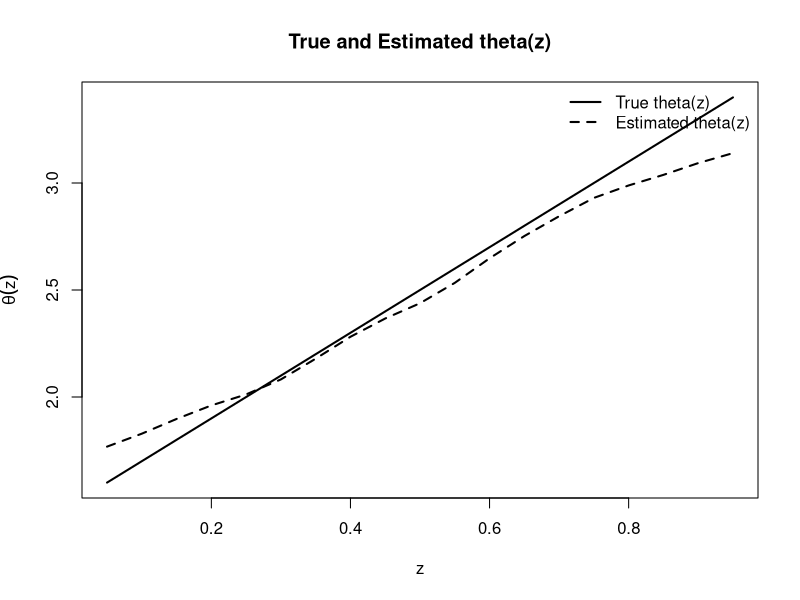
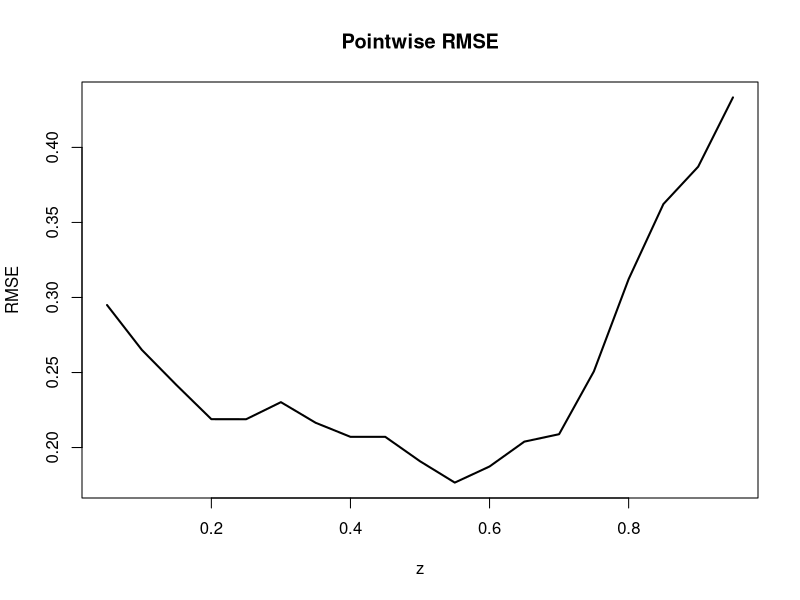
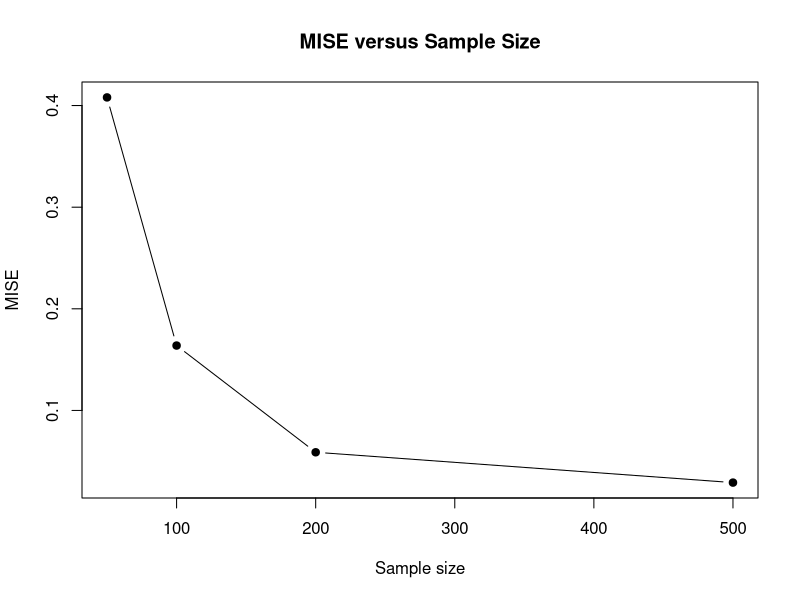

The R script that drew these images, in order:
# SIMULATION STUDY
# Nadaraya-Watson Estimation with Gaussian Kernel
# Lindley Distribution with Covariate-Dependent theta(z)
rm(list = ls())
set.seed(12345)

# 1. SIMULATION SETTINGS
# Number of Monte Carlo replications
B <- 50
# For final simulation:
# B <- 1000
# Sample sizes
sample_sizes <- c(50, 100, 200, 500)
# Evaluation grid
evaluation_grid <- seq(0.05, 0.95, by = 0.05)
# Candidate bandwidths
bandwidth_grid <- c(
  0.05, 0.075, 0.10, 0.125,
  0.15, 0.175, 0.20, 0.25, 0.30
)
# 2. TRUE THETA FUNCTIONS
theta_functions <- list(
  
  # Scenario 1: Constant
  Scenario_1 = function(z) {
    2
  },
  
  # Scenario 2: Increasing
  Scenario_2 = function(z) {
    1.5 + 2 * z
  },
  
  # Scenario 3: Decreasing
  Scenario_3 = function(z) {
    3.5 - 2 * z
  },
  
  # Scenario 4: Quadratic
  Scenario_4 = function(z) {
    1.5 + 2 * (z - 0.5)^2
  },
  
  # Scenario 5: Sinusoidal
  Scenario_5 = function(z) {
    2 + 0.75 * sin(2 * pi * z)
  },
  
  # Scenario 6: Nonlinear
  Scenario_6 = function(z) {
    1.25 + 1.5 * z +
      0.75 * sin(2 * pi * z)
  }
)
# 3. LINDELY RANDOM NUMBER GENERATION

# Lindley distribution:
#
# f(x;theta) =
# theta^2/(theta+1) * (1+x) * exp(-theta*x)
#
# Mixture representation:
#
# Exponential(theta), probability theta/(theta+1)
# Gamma(2, theta), probability 1/(theta+1)

rlindley <- function(n, theta) {
  
  if (length(theta) == 1) {
    theta <- rep(theta, n)
  }
  
  if (length(theta) != n) {
    stop("Length of theta must be 1 or equal to n.")
  }
  
  if (any(theta <= 0)) {
    stop("Theta must be positive.")
  }
  
  u <- runif(n)
  
  x <- numeric(n)
  
  # Exponential component
  ind_exp <-
    u <= theta / (theta + 1)
  
  if (sum(ind_exp) > 0) {
    
    x[ind_exp] <-
      rexp(
        sum(ind_exp),
        rate = theta[ind_exp]
      )
  }
  
  # Gamma component
  ind_gamma <- !ind_exp
  
  if (sum(ind_gamma) > 0) {
    
    x[ind_gamma] <-
      rgamma(
        sum(ind_gamma),
        shape = 2,
        rate = theta[ind_gamma]
      )
  }
  
  return(x)
}
# 4. GAUSSIAN KERNEL
gaussian_kernel <- function(u) {
  
  K <- (1 / sqrt(2 * pi)) *
    exp(-0.5 * u^2)
  
  return(K)
}
# 5. NADARAYA-WATSON ESTIMATOR
nw_estimator <- function(
    x,
    z,
    z0,
    h) {
  
  # Gaussian kernel argument
  u <- (z0 - z) / h
  
  # Gaussian weights
  weights <- gaussian_kernel(u)
  
  denominator <- sum(weights)
  
  if (denominator <= 0) {
    
    return(mean(x))
  }
  
  estimate <-
    sum(weights * x) /
    denominator
  
  return(estimate)
}
# 6. ESTIMATE m(z) ON A GRID
estimate_m_grid <- function(
    x,
    z,
    grid,
    h) {
  
  m_hat <- numeric(length(grid))
  
  for (j in seq_along(grid)) {
    
    m_hat[j] <-
      nw_estimator(
        x = x,
        z = z,
        z0 = grid[j],
        h = h
      )
  }
  
  return(m_hat)
}

# 7. RECOVER THETA(z) FROM m(z)
# Lindley conditional mean:
#
# m(z) =
# [theta(z)+2]/
# theta(z)[theta(z)+1]
# Therefore:
# m theta^2 + (m-1)theta - 2 = 0
# Positive root:
# theta =
# [1-m + sqrt((m-1)^2 + 8m)]/
#             2m

theta_from_m <- function(m) {
  
  # Avoid zero values
  m <- pmax(m, 1e-10)
  
  theta_hat <-
    (
      1 - m +
        sqrt(
          (m - 1)^2 +
            8 * m
        )
    ) /
    (2 * m)
  
  theta_hat <-
    pmax(theta_hat, 1e-10)
  
  return(theta_hat)
}
# 8. ESTIMATE THETA(z)
estimate_theta_grid <- function(
    x,
    z,
    grid,
    h) {
  
  # Estimate conditional mean
  m_hat <-
    estimate_m_grid(
      x = x,
      z = z,
      grid = grid,
      h = h
    )
  
  # Convert m_hat to theta_hat
  theta_hat <-
    theta_from_m(m_hat)
  
  return(theta_hat)
}
# 9. LEAVE-ONE-OUT CROSS-VALIDATION
cv_nw <- function(
    x,
    z,
    h) {
  
  n <- length(x)
  
  squared_errors <-
    numeric(n)
  
  for (i in seq_len(n)) {
    
    # Training data excluding i
    x_train <- x[-i]
    z_train <- z[-i]
    
    # Prediction at Z_i
    prediction <-
      nw_estimator(
        x = x_train,
        z = z_train,
        z0 = z[i],
        h = h
      )
    
    squared_errors[i] <-
      (x[i] - prediction)^2
  }
  
  return(sum(squared_errors))
}
# 10. OPTIMAL BANDWIDTH
select_bandwidth <- function(
    x,
    z,
    bandwidths) {
  
  cv_values <-
    numeric(length(bandwidths))
  
  for (j in seq_along(bandwidths)) {
    
    cv_values[j] <-
      cv_nw(
        x = x,
        z = z,
        h = bandwidths[j]
      )
  }
  
  best_index <-
    which.min(cv_values)
  
  best_h <-
    bandwidths[best_index]
  
  return(best_h)
}
# 11. TRAPEZOIDAL INTEGRATION
trapz <- function(x, y) {
  
  if (length(x) != length(y)) {
    stop("x and y must have same length.")
  }
  
  if (length(x) < 2) {
    return(NA)
  }
  
  value <-
    sum(
      diff(x) *
        (head(y, -1) +
           tail(y, -1)) / 2
    )
  
  return(value)
}
# 12. POINTWISE PERFORMANCE
calculate_pointwise_performance <- function(
    simulation_data) {
  
  # Mean estimated theta
  mean_estimate <-
    aggregate(
      theta_hat ~ z,
      data = simulation_data,
      FUN = mean
    )
  
  names(mean_estimate)[2] <-
    "mean_theta_hat"
  
  
  # Variance
  variance_estimate <-
    aggregate(
      theta_hat ~ z,
      data = simulation_data,
      FUN = var
    )
  
  names(variance_estimate)[2] <-
    "variance"
  
  
  # True theta
  true_values <-
    unique(
      simulation_data[
        ,
        c("z", "theta_true")
      ]
    )
  
  
  # Merge results
  result <-
    merge(
      true_values,
      mean_estimate,
      by = "z"
    )
  
  result <-
    merge(
      result,
      variance_estimate,
      by = "z"
    )
  
  
  # Bias
  result$bias <-
    result$mean_theta_hat -
    result$theta_true
  
  
  # MSE
  result$mse <-
    result$bias^2 +
    result$variance
  
  
  # RMSE
  result$rmse <-
    sqrt(result$mse)
  
  
  return(result)
}
# 13. INTEGRATED PERFORMANCE
calculate_integrated_performance <- function(
    pointwise_result) {
  
  # Integrated squared error
  ISE <-
    trapz(
      pointwise_result$z,
      pointwise_result$mse
    )
  
  MISE <- ISE
  
  RMISE <- sqrt(MISE)
  
  result <-
    data.frame(
      ISE = ISE,
      MISE = MISE,
      RMISE = RMISE
    )
  
  return(result)
}
# 14. CREATE RESULT DIRECTORY

if (!dir.exists("NW_Gaussian_Simulation")) {
  
  dir.create("NW_Gaussian_Simulation")
}
# 15. STORAGE OBJECTS

pointwise_results <- list()

integrated_results <- list()

bandwidth_results <- list()

counter <- 1

# 16. MAIN SIMULATION LOOP
for (scenario_name in names(theta_functions)) {
  
  cat("\n")
  cat("====================================================\n")
  cat("Scenario:", scenario_name, "\n")
  cat("====================================================\n")
  
  
  # Select true theta function
  theta_fun <-
    theta_functions[[scenario_name]]
  
  
  for (n in sample_sizes) {
    
    cat("\n")
    cat("Sample size:", n, "\n")
    
    # Monte Carlo replications
    simulation_results <-
      vector("list", B)
    
    selected_bandwidths <-
      numeric(B)
    
    
    for (b in seq_len(B)) {
      
      # Generate covariate Z
      Z <-
        runif(
          n,
          min = 0,
          max = 1
        )
      
      # Generate true theta(Z)
      theta_data <-
        theta_fun(Z)
      
      # Generate Lindley response X
      
      X <-
        rlindley(
          n = n,
          theta = theta_data
        )
      
      # Select optimal bandwidth
      h_opt <-
        select_bandwidth(
          x = X,
          z = Z,
          bandwidths =
            bandwidth_grid
        )
      
      
      selected_bandwidths[b] <-
        h_opt
      
      # Estimate theta on evaluation grid
      
      theta_hat <-
        estimate_theta_grid(
          x = X,
          z = Z,
          grid =
            evaluation_grid,
          h = h_opt
        )
      
      # True theta on evaluation grid
      
      theta_grid_true <-
        theta_fun(
          evaluation_grid
        )
      
      # Store replication
      
      simulation_results[[b]] <-
        data.frame(
          replication = b,
          z = evaluation_grid,
          theta_true =
            theta_grid_true,
          theta_hat =
            theta_hat,
          bandwidth =
            h_opt
        )
      
      
      # Progress
      if (b %% 10 == 0) {
        
        cat(
          "Replication:",
          b,
          "of",
          B,
          "\n"
        )
      }
    }
    
    # COMBINE REPLICATIONS
    
    scenario_data <-
      do.call(
        rbind,
        simulation_results
      )
    
    # POINTWISE PERFORMANCE
    
    pointwise_table <-
      calculate_pointwise_performance(
        scenario_data
      )
    
    
    # Add identification variables
    pointwise_table$scenario <-
      scenario_name
    
    pointwise_table$n <-
      n
    
    pointwise_table$kernel <-
      "Gaussian"
    
    
    # Store
    pointwise_results[[counter]] <-
      pointwise_table
    
    # INTEGRATED PERFORMANCE
    integrated_table_temp <-
      calculate_integrated_performance(
        pointwise_table
      )
    
    
    integrated_table_temp$scenario <-
      scenario_name
    
    integrated_table_temp$n <-
      n
    
    integrated_table_temp$kernel <-
      "Gaussian"
    
    
    integrated_results[[counter]] <-
      integrated_table_temp
    
    # BANDWIDTH RESULTS
    bandwidth_table_temp <-
      data.frame(
        bandwidth =
          selected_bandwidths,
        scenario =
          scenario_name,
        n = n,
        kernel =
          "Gaussian"
      )
    
    
    bandwidth_results[[counter]] <-
      bandwidth_table_temp
    
    
    counter <-
      counter + 1
    
    
    cat(
      "Completed:",
      scenario_name,
      "| n =",
      n,
      "| Gaussian kernel\n"
    )
  }
}

# 17. COMBINE POINTWISE RESULTS
pointwise_table <-
  do.call(
    rbind,
    pointwise_results
  )

rownames(pointwise_table) <-
  NULL


# 18. COMBINE INTEGRATED RESULTS
integrated_table <-
  do.call(
    rbind,
    integrated_results
  )

rownames(integrated_table) <-
  NULL

# 19. COMBINE BANDWIDTH RESULTS
bandwidth_table <-
  do.call(
    rbind,
    bandwidth_results
  )

rownames(bandwidth_table) <-
  NULL

# 20. SAVE RESULTS
write.csv(
  pointwise_table,
  "NW_Gaussian_Simulation/pointwise_results.csv",
  row.names = FALSE
)

write.csv(
  integrated_table,
  "NW_Gaussian_Simulation/integrated_results.csv",
  row.names = FALSE
)

write.csv(
  bandwidth_table,
  "NW_Gaussian_Simulation/bandwidth_results.csv",
  row.names = FALSE
)
# 21. DISPLAY POINTWISE RESULTS
cat("\n")
cat("\n")
cat("POINTWISE RESULTS\n")
cat("\n")

print(
  head(
    pointwise_table,
    20
  )
)
# 22. DISPLAY INTEGRATED RESULTS

cat("\n")
cat("\n")
cat("INTEGRATED RESULTS\n")
cat("=\n")

print(
  integrated_table[
    ,
    c(
      "scenario",
      "n",
      "kernel",
      "ISE",
      "MISE",
      "RMISE"
    )
  ]
)



# 23. DISPLAY BANDWIDTH RESULTS
cat("\n")
cat("\n")
cat("BANDWIDTH RESULTS\n")
cat("\n")

print(
  head(
    bandwidth_table,
    20
  )
)

# 24. AVERAGE SELECTED BANDWIDTH
average_bandwidth <-
  aggregate(
    bandwidth ~ scenario + n,
    data = bandwidth_table,
    FUN = mean
  )

names(average_bandwidth)[3] <-
  "average_bandwidth"

cat("\n")
cat("\n")
cat("AVERAGE SELECTED BANDWIDTH\n")
cat("\n")

print(
  average_bandwidth
)

# 25. FINAL MISE TABLE
MISE_table <-
  integrated_table[
    ,
    c(
      "scenario",
      "n",
      "MISE",
      "RMISE"
    )
  ]

cat("\n")
cat("\n")
cat("FINAL MISE TABLE\n")
cat("\n")

print(MISE_table)


# Save MISE table
write.csv(
  MISE_table,
  "NW_Gaussian_Simulation/MISE_table.csv",
  row.names = FALSE
)

# 26. PLOT:
# TRUE VS ESTIMATED THETA
plot_data <-
  subset(
    pointwise_table,
    scenario == "Scenario_2" &
      n == 200
  )


plot(
  plot_data$z,
  plot_data$theta_true,
  type = "l",
  lwd = 2,
  xlab = "z",
  ylab = expression(theta(z)),
  main =
    "True and Estimated theta(z)"
)

lines(
  plot_data$z,
  plot_data$mean_theta_hat,
  lwd = 2,
  lty = 2
)

legend(
  "topright",
  legend = c(
    "True theta(z)",
    "Estimated theta(z)"
  ),
  lty = c(1, 2),
  lwd = 2,
  bty = "n"
)

# 27. PLOT:
# POINTWISE RMSE
plot(
  plot_data$z,
  plot_data$rmse,
  type = "l",
  lwd = 2,
  xlab = "z",
  ylab = "RMSE",
  main =
    "Pointwise RMSE"
)
# 28. PLOT:
# MISE VS SAMPLE SIZE
mise_plot_data <-
  subset(
    integrated_table,
    scenario == "Scenario_2"
  )


plot(
  mise_plot_data$n,
  mise_plot_data$MISE,
  type = "b",
  pch = 19,
  xlab = "Sample size",
  ylab = "MISE",
  main =
    "MISE versus Sample Size"
)

# 29. FINAL MESSAGE

cat("\n")
cat("\n")
cat("SIMULATION COMPLETED SUCCESSFULLY\n")
cat("\n")

cat("\nObjects available:\n")
cat("pointwise_table\n")
cat("integrated_table\n")
cat("bandwidth_table\n")
cat("MISE_table\n")
cat("average_bandwidth\n")

cat("\nResults saved in:\n")
cat("NW_Gaussian_Simulation/\n")

cat("\nFiles created:\n")
cat("1. pointwise_results.csv\n")
cat("2. integrated_results.csv\n")
cat("3. bandwidth_results.csv\n")
cat("4. MISE_table.csv\n")
